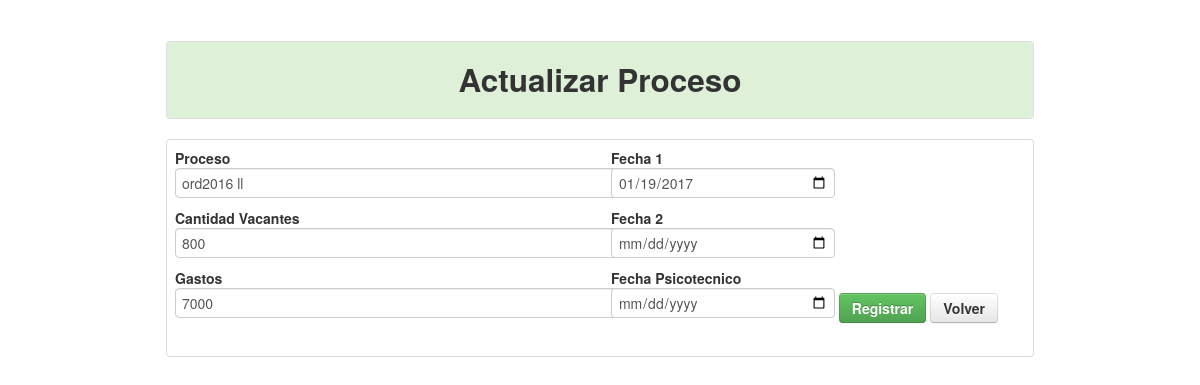
The page /ProcesosB/ingresar_proceso.php?id=1 (signed in) on the database its author committed.
### tables this page shows
CREATE TABLE `proceso` (
  `id` int(11) NOT NULL,
  `nombre` varchar(50) NOT NULL,
  `cantidad_vacantes` int(11) NOT NULL,
  `fecha_1` date NOT NULL,
  `fecha_2` date NOT NULL,
  `fecha_opcinal` date NOT NULL,
  `gastos` varchar(50) NOT NULL
);

### Conexion/php_conexion.php (called while the page is built, shortened)
<?php
	function limpiar($tags){
		$tags = strip_tags($tags);
		$tags = stripslashes($tags);
		$tags = mysql_real_escape_string($tags);
		return $tags;
	}
?>

### ProcesosB/ingresar_proceso.php (the view, shortened to what this page needs)
<?php
		include_once('../Conexion/php_conexion.php');
        $titulo='Registrar Nuevo Proceso';
		$nombre='';
        $cantidad_vacantes='';
        $fecha_1='';
        $fecha_2='';
        $fecha_opcinal='';
        $gastos='';
		if(!empty($_GET['id']))
        {
			$id=limpiar($_GET['id']);
			$sql=mysql_query("SELECT * FROM proceso WHERE id='$id'");
            if($row=mysql_fetch_array($sql))
            {
                $existe=TRUE;			$titulo='Actualizar Proceso';
		        $nombre=$row['nombre'];				$cantidad_vacantes=$row['cantidad_vacantes'];			$fecha_1=$row['fecha_1'];			$fecha_2=$row['fecha_2'];        $fecha_opcinal=$row['fecha_opcinal'];        $gastos=$row['gastos'];
			}
            else
            {
				header('Location: alumnos.php');
			}
		}
?>
<!DOCTYPE html>
<html lang="en">
<head>
   <link href="../Recursos/css/bootstrap.css" rel="stylesheet">
    <link href="../Recursos/css/bootstrap-responsive.css" rel="stylesheet">
    <link href="../Recursos/css/docs.css" rel="stylesheet">
    <link href="../Recursos/js/google-code-prettify/prettify.js" rel="stylesheet">
</head>
<body data-spy="scroll" data-target=".bs-docs-sidebar">
<div align="center">
    <table width="72.5%">
      <tr>
        <td>
            <table class="table table-bordered">
              <tr class="success">
                <td><h2 align="center"><?php echo $titulo; ?></h2></td>
              </tr>
            </table>
            <table class="table table-bordered">
              <tr>
                <td>
                	<form name="form1" enctype="multipart/form-data" method="post" action="">
                	<div class="row-fluid">
                        <div class="span6">
                        	<strong>Proceso</strong><br>
                            <input type="text" name="nombre" value="<?php echo $nombre; ?>" required class="input-xxlarge" autocomplete="off"><br>
                            <strong>Cantidad Vacantes</strong><br>
                            <input type="number" name="cantidad_vacantes" value="<?php echo $cantidad_vacantes; ?>" required class="input-xxlarge" autocomplete="off"><br>
                            <strong>Gastos</strong><br>
                            <input type="text" name="gastos" value="<?php echo $gastos; ?>" class="input-xxlarge" autocomplete="off"><br>
                        </div>
                        <div class="span6">
                            <strong>Fecha 1</strong><br>
                            <input type="date" name="fecha_1" value="<?php echo $fecha_1; ?>" required class="input-large" autocomplete="off"><br>
                            <strong>Fecha 2</strong><br>
                            <input type="date" name="fecha_2" value="<?php echo $fecha_2; ?>"  class="input-large" autocomplete="off"><br>
                            <strong>Fecha Psicotecnico</strong><br>
                            <input type="date" name="fecha_opcinal" value="<?php echo $fecha_opcinal; ?>" autocomplete="off"  class="input-large">
                            <button type="submit" class="btn btn-success"><strong>Registrar</strong></button>
                            <a href="proceso.php" class="btn"><strong>Volver</strong></a><br>
                    </div>
                    </form>
                </td>
              </tr>
            </table>
        </td>
      </tr>
    </table>
</div>
</body>
</html>

### Recursos/css/docs.css (style rules this page uses)
body { position: relative; padding-top: 40px; }

### rows shown on the page
proceso: nombre "ord2016 ll", cantidad_vacantes "800", gastos "7000", fecha_1 "01/19/2017"

### other values the page prints
$titulo "Actualizar Proceso"
